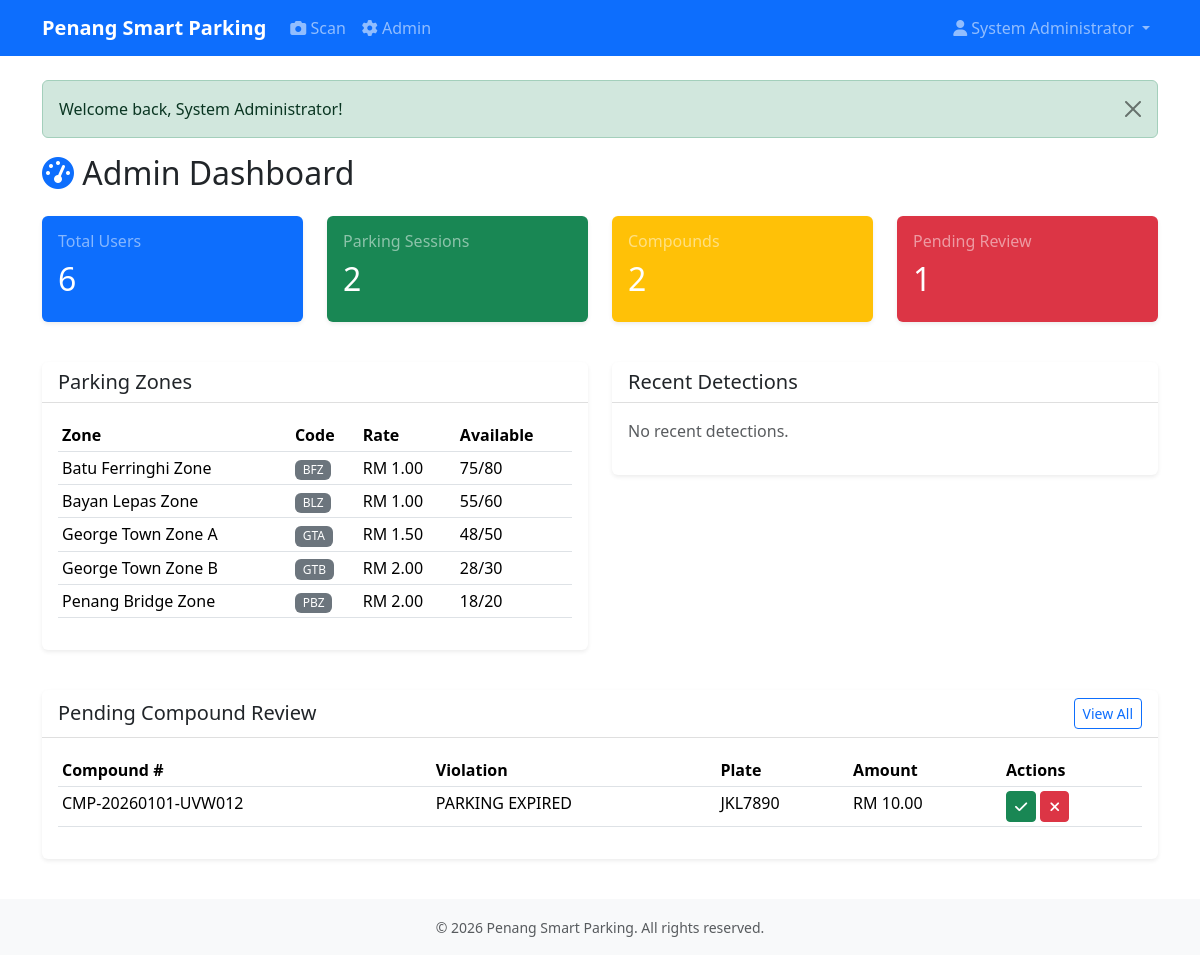
The page /Penang_Smart_Parking/admin (signed in) on the database its author committed.
### tables this page shows
CREATE TABLE parking_zones (
    id INT UNSIGNED AUTO_INCREMENT PRIMARY KEY,
    name VARCHAR(255) NOT NULL,
    code VARCHAR(20) NOT NULL UNIQUE,
    address TEXT,
    latitude DECIMAL(10, 7),
    longitude DECIMAL(10, 7),
    hourly_rate DECIMAL(5, 2) NOT NULL DEFAULT 1.00,
    max_duration INT NOT NULL DEFAULT 120,
    capacity INT NOT NULL DEFAULT 100,
    available_spaces INT NOT NULL DEFAULT 100,
    operating_hours JSON,
    weekend_rules JSON,
    holiday_rules JSON,
    enforce_outside_hours TINYINT(1) NOT NULL DEFAULT 0,
    status ENUM('active', 'inactive', 'maintenance') NOT NULL DEFAULT 'active',
    qr_token VARCHAR(64) UNIQUE,
    created_at DATETIME NOT NULL DEFAULT CURRENT_TIMESTAMP,
    updated_at DATETIME NOT NULL DEFAULT CURRENT_TIMESTAMP ON UPDATE CURRENT_TIMESTAMP,
    INDEX idx_code (code),
    INDEX idx_status (status)
);

CREATE TABLE compounds (
    id INT UNSIGNED AUTO_INCREMENT PRIMARY KEY,
    compound_number VARCHAR(50) NOT NULL UNIQUE,
    violation_type VARCHAR(100) NOT NULL,
    normalized_plate VARCHAR(50) NOT NULL,
    plate_snapshot VARCHAR(255),
    vehicle_id INT UNSIGNED,
    customer_id INT UNSIGNED,
    zone_id INT UNSIGNED,
    detection_time DATETIME NOT NULL,
    evidence_path VARCHAR(500),
    amount DECIMAL(10, 2) NOT NULL,
    status ENUM('pending_review', 'issued', 'paid', 'overdue', 'appealed', 'cancelled') NOT NULL DEFAULT 'pending_review',
    issued_by INT UNSIGNED,
    reviewed_by INT UNSIGNED,
    due_date DATETIME NOT NULL,
    paid_at DATETIME,
    review_remarks TEXT,
    created_at DATETIME NOT NULL DEFAULT CURRENT_TIMESTAMP,
    updated_at DATETIME NOT NULL DEFAULT CURRENT_TIMESTAMP ON UPDATE CURRENT_TIMESTAMP,
    FOREIGN KEY (vehicle_id) REFERENCES vehicles(id) ON DELETE SET NULL,
    FOREIGN KEY (customer_id) REFERENCES users(id) ON DELETE SET NULL,
    FOREIGN KEY (zone_id) REFERENCES parking_zones(id) ON DELETE SET NULL,
    FOREIGN KEY (issued_by) REFERENCES users(id),
    FOREIGN KEY (reviewed_by) REFERENCES users(id),
    INDEX idx_compound_number (compound_number),
    INDEX idx_normalized_plate (normalized_plate),
    INDEX idx_status (status),
    INDEX idx_due_date (due_date)
);

### config/bootstrap.php (called while the page is built, shortened)
<?php
require_once __DIR__ . '/../app/helpers/security.php';
require_once __DIR__ . '/../app/controllers/AdminController.php';
function render(string $view, array $data = []): void {
    extract($data);
    require __DIR__ . '/../app/views/partials/header.php';
    require __DIR__ . '/../app/views/' . $view . '.php';
    require __DIR__ . '/../app/views/partials/footer.php';
}

### app/controllers/AdminController.php (called while the page is built, shortened)
<?php
class AdminController {
    private $userModel;
    private $zoneModel;
    private $sessionModel;
    private $compoundService;
    private $aiDetectionModel;
    public function __construct() {
        $this->userModel = new UserModel();
        $this->zoneModel = new \App\Models\ZoneModel();
        $this->sessionModel = new ParkingSessionModel();
        $this->compoundService = new CompoundService();
        $this->aiDetectionModel = new AiDetectionModel();
    }
    public function index() {
        $totalUsers = $this->userModel->count();
        $totalSessions = $this->sessionModel->count();
        $totalCompounds = (new CompoundModel())->count();
        $pendingCompounds = $this->compoundService->getPendingReview();
        $recentDetections = $this->aiDetectionModel->getRecent(10);
        $zones = $this->zoneModel->getActive();
        $todayRevenue = 0;
        $monthRevenue = 0;
        render('admin/dashboard', [
            'totalUsers' => $totalUsers,
            'totalSessions' => $totalSessions,
            'totalCompounds' => $totalCompounds,
            'pendingCompounds' => $pendingCompounds,
            'recentDetections' => $recentDetections,
            'zones' => $zones,
            'todayRevenue' => $todayRevenue,
            'monthRevenue' => $monthRevenue,
        ]);
    }
}

### config/database.php (called while the page is built, shortened)
<?php
function db(): PDO {
    static $pdo = null;
    if ($pdo === null) {
        $host = getenv('DB_HOST') ?: '127.0.0.1';
        $port = getenv('DB_PORT') ?: '3306';
        $dbname = getenv('DB_DATABASE') ?: 'penang_parking';
        $username = getenv('DB_USERNAME') ?: 'root';
        $password = getenv('DB_PASSWORD') ?: '123456';
        $dsn = "mysql:host=$host;port=$port;dbname=$dbname;charset=utf8mb4";
        $options = [
            PDO::ATTR_ERRMODE => PDO::ERRMODE_EXCEPTION,
            PDO::ATTR_DEFAULT_FETCH_MODE => PDO::FETCH_ASSOC,
            PDO::ATTR_EMULATE_PREPARES => false,
            PDO::MYSQL_ATTR_INIT_COMMAND => "SET NAMES utf8mb4 COLLATE utf8mb4_unicode_ci"
        ];
        try {
            $pdo = new PDO($dsn, $username, $password, $options);
        } catch (PDOException $e) {
            error_log("Database connection failed: " . $e->getMessage());
            if (APP_DEBUG) {
                throw $e;
            }
            echo '<!DOCTYPE html><html><body style="font-family:Arial;padding:40px;">';
            echo '<h2>Database Connection Error</h2>';
            echo '<p>Please ensure MySQL is running and the database has been created.</p>';
            echo '<p><strong>Steps to fix:</strong></p>';
            echo '<ol>';
            echo '<li>Open XAMPP Control Panel and start MySQL</li>';
            echo '<li>Go to phpMyAdmin (http://localhost/phpmyadmin)</li>';
            echo '<li>Create database: <code>penang_parking</code></li>';
            echo '<li>Import <code>database/schema.sql</code></li>';
            echo '<li>Optional: Import <code>database/seed.sql</code> for demo data</li>';
            echo '</ol>';
            echo '<p><a href="http://localhost">Back to home</a></p>';
            echo '</body></html>';
            exit;
        }
    }
    return $pdo;
}

### app/models/UserModel.php (called while the page is built, shortened)
<?php
class UserModel {
    private $pdo;
    public function __construct() {
        $this->pdo = db();
    }
    public function count(): int {
        $stmt = $this->pdo->query('SELECT COUNT(*) FROM users');
        return (int)$stmt->fetchColumn();
    }
}

### app/helpers/security.php (called while the page is built, shortened)
<?php
function e(string $value): string {
    return htmlspecialchars($value, ENT_QUOTES, 'UTF-8');
}

### app/models/ParkingSessionModel.php (called while the page is built, shortened)
<?php
class ParkingSessionModel {
    private $pdo;
    public function __construct() {
        $this->pdo = db();
    }
    public function count(): int {
        $stmt = $this->pdo->query('SELECT COUNT(*) FROM parking_sessions');
        return (int)$stmt->fetchColumn();
    }
}

### app/models/CompoundModel.php (called while the page is built, shortened)
<?php
class CompoundModel {
    private $pdo;
    public function __construct() {
        $this->pdo = db();
    }
    public function getPendingReview(): array {
        $stmt = $this->pdo->prepare('SELECT * FROM compounds WHERE status = ? ORDER BY created_at DESC');
        $stmt->execute(['pending_review']);
        return $stmt->fetchAll();
    }
    public function count(): int {
        $stmt = $this->pdo->query('SELECT COUNT(*) FROM compounds');
        return (int)$stmt->fetchColumn();
    }
}

### app/services/CompoundService.php (called while the page is built, shortened)
<?php
class CompoundService {
    private $compoundModel;
    public function __construct() {
        $this->compoundModel = new CompoundModel();
    }
    public function getPendingReview(): array {
        return $this->compoundModel->getPendingReview();
    }
}

### app/models/ZoneModel.php (called while the page is built, shortened)
<?php
class ZoneModel {
    private $pdo;
    public function __construct() {
        $this->pdo = db();
    }
    public function getActive(): array {
        $stmt = $this->pdo->prepare('SELECT * FROM parking_zones WHERE status = ? ORDER BY name');
        $stmt->execute(['active']);
        return $stmt->fetchAll();
    }
}

### app/models/AiDetectionModel.php (called while the page is built, shortened)
<?php
class AiDetectionModel {
    private $pdo;
    public function __construct() {
        $this->pdo = db();
    }
    public function getRecent(int $limit = 20): array {
        $stmt = $this->pdo->prepare('SELECT * FROM ai_detections ORDER BY created_at DESC LIMIT ?');
        $stmt->execute([$limit]);
        return $stmt->fetchAll();
    }
}

### app/views/admin/dashboard.php (the view)
<div class="row">
    <div class="col-12">
        <h2 class="mb-4"><i class="fas fa-tachometer-alt text-primary"></i> Admin Dashboard</h2>
    </div>
</div>
<div class="row g-4">
    <div class="col-md-3">
        <div class="card text-white bg-primary">
            <div class="card-body">
                <h6 class="card-title text-white-50">Total Users</h6>
                <h2><?php echo e($totalUsers); ?></h2>
            </div>
        </div>
    </div>
    <div class="col-md-3">
        <div class="card text-white bg-success">
            <div class="card-body">
                <h6 class="card-title text-white-50">Parking Sessions</h6>
                <h2><?php echo e($totalSessions); ?></h2>
            </div>
        </div>
    </div>
    <div class="col-md-3">
        <div class="card text-white bg-warning">
            <div class="card-body">
                <h6 class="card-title text-white-50">Compounds</h6>
                <h2><?php echo e($totalCompounds); ?></h2>
            </div>
        </div>
    </div>
    <div class="col-md-3">
        <div class="card text-white bg-danger">
            <div class="card-body">
                <h6 class="card-title text-white-50">Pending Review</h6>
                <h2><?php echo e(count($pendingCompounds)); ?></h2>
            </div>
        </div>
    </div>
</div>
<div class="row mt-4">
    <div class="col-md-6">
        <div class="card">
            <div class="card-header">
                <h5 class="mb-0">Parking Zones</h5>
            </div>
            <div class="card-body">
                <table class="table table-sm">
                    <thead>
                        <tr><th>Zone</th><th>Code</th><th>Rate</th><th>Available</th></tr>
                    </thead>
                    <tbody>
                        <?php foreach ($zones as $zone): ?>
                        <tr>
                            <td><?php echo e($zone['name']); ?></td>
                            <td><span class="badge bg-secondary"><?php echo e($zone['code']); ?></span></td>
                            <td>RM <?php echo number_format($zone['hourly_rate'], 2); ?></td>
                            <td><?php echo e($zone['available_spaces']); ?>/<?php echo e($zone['capacity']); ?></td>
                        </tr>
                        <?php endforeach; ?>
                    </tbody>
                </table>
            </div>
        </div>
    </div>
    <div class="col-md-6">
        <div class="card">
            <div class="card-header">
                <h5 class="mb-0">Recent Detections</h5>
            </div>
            <div class="card-body">
                <?php if (count($recentDetections) > 0): ?>
                <ul class="list-group list-group-flush">
                    <?php foreach (array_slice($recentDetections, 0, 5) as $det): ?>
                    <li class="list-group-item d-flex justify-content-between">
                        <span><?php echo e($det['plate'] ?? 'N/A'); ?></span>
                        <span class="badge bg-<?php echo $det['status'] === 'violation' ? 'danger' : 'success'; ?>">
                            <?php echo e(ucfirst($det['status'])); ?>
                        </span>
                    </li>
                    <?php endforeach; ?>
                </ul>
                <?php else: ?>
                <p class="text-muted">No recent detections.</p>
                <?php endif; ?>
            </div>
        </div>
    </div>
</div>
<div class="row mt-4">
    <div class="col-12">
        <div class="card">
            <div class="card-header d-flex justify-content-between align-items-center">
                <h5 class="mb-0">Pending Compound Review</h5>
                <a href="<?php echo APP_URL; ?>/admin/compounds" class="btn btn-sm btn-outline-primary">View All</a>
            </div>
            <div class="card-body">
                <?php if (count($pendingCompounds) > 0): ?>
                <div class="table-responsive">
                    <table class="table table-sm">
                        <thead>
                            <tr><th>Compound #</th><th>Violation</th><th>Plate</th><th>Amount</th><th>Actions</th></tr>
                        </thead>
                        <tbody>
                            <?php foreach (array_slice($pendingCompounds, 0, 5) as $compound): ?>
                            <tr>
                                <td><?php echo e($compound['compound_number']); ?></td>
                                <td><?php echo e(str_replace('_', ' ', $compound['violation_type'])); ?></td>
                                <td><?php echo e($compound['normalized_plate']); ?></td>
                                <td>RM <?php echo number_format($compound['amount'], 2); ?></td>
                                <td>
                                    <button class="btn btn-sm btn-success" onclick="adminReview(<?php echo $compound['id']; ?>, 'issued')">
                                        <i class="fas fa-check"></i>
                                    </button>
                                    <button class="btn btn-sm btn-danger" onclick="adminReview(<?php echo $compound['id']; ?>, 'rejected')">
                                        <i class="fas fa-times"></i>
                                    </button>
                                </td>
                            </tr>
                            <?php endforeach; ?>
                        </tbody>
                    </table>
                </div>
                <?php else: ?>
                <p class="text-muted">No pending compounds.</p>
                <?php endif; ?>
            </div>
        </div>
    </div>
</div>

### assets/css/main.css (style rules this page uses)
:root { --primary-color: #0d6efd; --success-color: #198754; --warning-color: #ffc107; --danger-color: #dc3545; }
body { min-height: 100vh; display: flex; flex-direction: column; }
.card { border: none; box-shadow: 0 0.125rem 0.25rem rgba(0, 0, 0, 0.075); margin-bottom: 1rem; }
.card-header { background-color: transparent; border-bottom: 1px solid rgba(0, 0, 0, 0.125); font-weight: 600; }
.badge { font-weight: 500; padding: 0.35em 0.65em; }
.table th { font-weight: 600; border-top: none; }

### rows shown on the page
parking_zones: name "Batu Ferringhi Zone", code "BFZ", hourly_rate "1.00", available_spaces "75", capacity "80"
parking_zones: name "Bayan Lepas Zone", code "BLZ", hourly_rate "1.00", available_spaces "55", capacity "60"
parking_zones: name "George Town Zone A", code "GTA", hourly_rate "1.50", available_spaces "48", capacity "50"
parking_zones: name "George Town Zone B", code "GTB", hourly_rate "2.00", available_spaces "28", capacity "30"
parking_zones: name "Penang Bridge Zone", code "PBZ", hourly_rate "2.00", available_spaces "18", capacity "20"
compounds: compound_number "CMP-20260101-UVW012", violation_type "PARKING EXPIRED", normalized_plate "JKL7890", amount "10.00"

### other values the page prints
APP_NAME "Penang Smart Parking"
currentUser()['full_name'] "System Administrator"
$_SESSION['flash_message'] "Welcome back, System Administrator!"
$totalUsers "6"
$totalSessions "2"
$totalCompounds "2"
count($pendingCompounds) "1"
